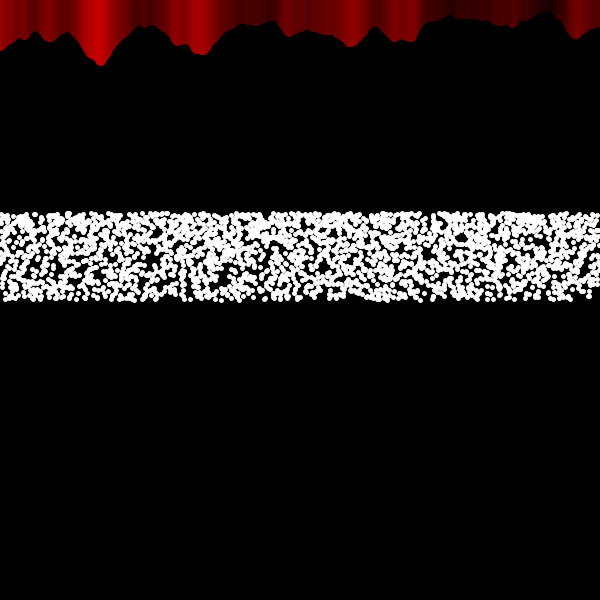
Frame 1 (no input)
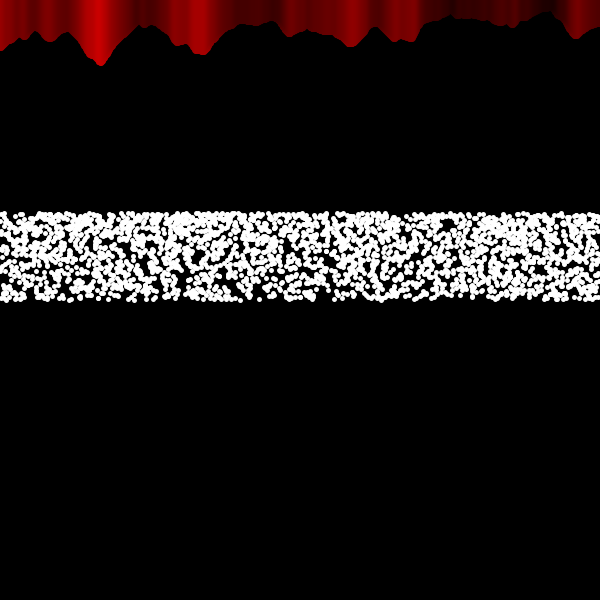
Frame 60 (the mouse pressed at the canvas centre just before this capture)
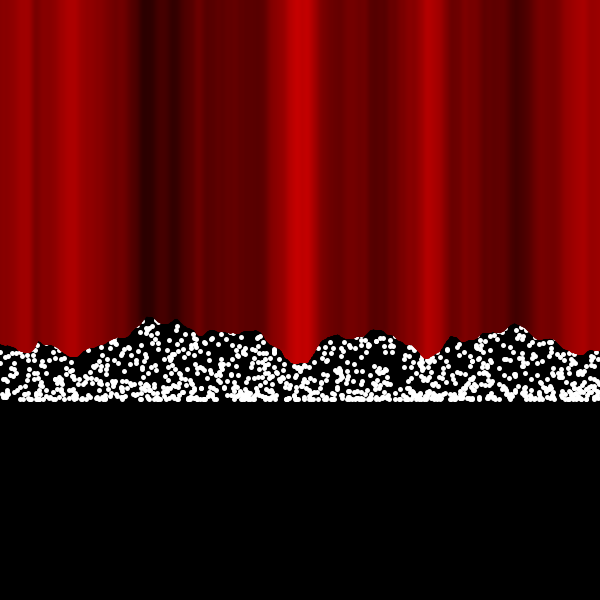
Frame 120 (the mouse held since frame 60 and released just before this capture)

The Processing sketch that drew these frames (run headless with seeded random() and noise(); from frame 60 on, the mouse is pressed at the canvas centre):

// Processing sketch: processing_170186
// ── processing_170186.pde

float noiseScale=0.02;
int k = 0;
void setup()
{
  size(600, 600);
}

void draw() 
{
  background(0);
  for (int i = 0; i<5; i++)
  {
    stroke(255);
    strokeWeight(5);
    float t = 0;
    float tDelta = radians(1);
    float w = map(mouseX, 0, width, 0.1, 10);

    for (int j = 0; j<width; j++)
    {
      float x = random(0, height);
      float y = height/2 - 100*sin(w*t);
      point(x, y);
      t+=tDelta;
    }
  }
  cut();
}

void cut()
{  
  for (int i=0; i<width/2-k; i++) 
  {
    float noiseVal = noise((mouseX+i)*noiseScale, mouseY*noiseScale);
    stroke(noiseVal*255, 0, 0);
    line(i, mouseY+noiseVal*80, i, 0);
  }

  for (int j=width; j>width/2+k; j--) 
  {
    float noiseVal = noise((mouseX+j)*noiseScale, mouseY*noiseScale);
    stroke(noiseVal*255, 0, 0);
    line(j, mouseY+noiseVal*80, j, 0);
  }
  if (mouseY>=height-50) k++;
  else if (mouseY<=50) k--;
}
